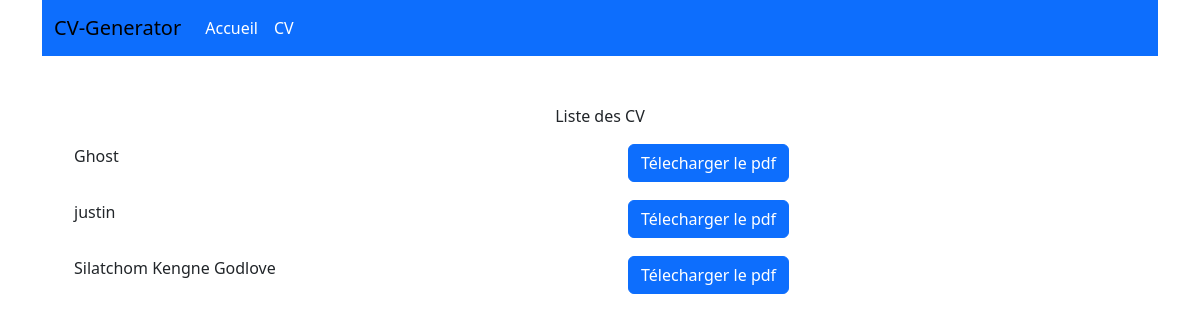
The page /cv-list/ on the database as committed earlier.
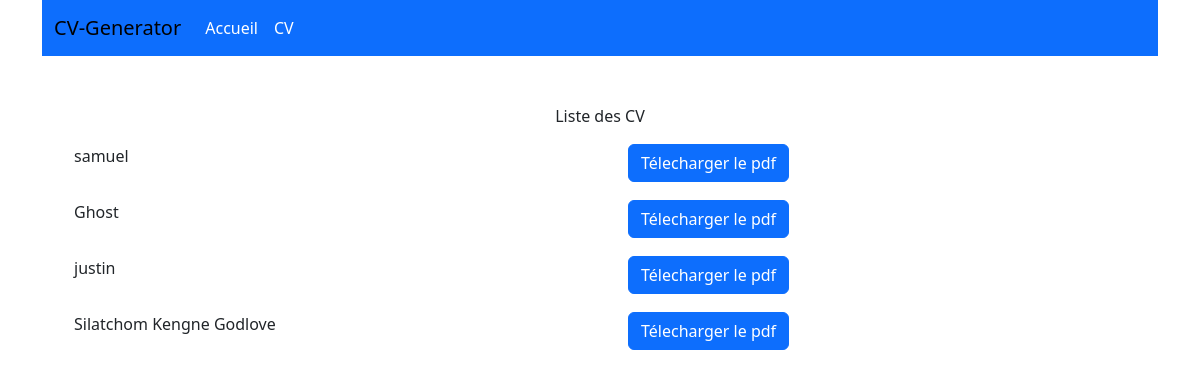
The same page on the database as committed later.
### pdf/models.py (models this page shows, shortened)
class Profile(models.Model):
    name = models.CharField(max_length=200)
    email = models.EmailField()
    phone = models.CharField(max_length=100)
    address = models.CharField(max_length=200)
    competance = models.CharField(max_length=1000)
    langue = models.CharField(max_length=500)
    interet = models.CharField(max_length=500)
    objectif = models.TextField()
    experience = models.TextField()
    education = models.TextField()
    projet = models.TextField()
    date_added = models.DateTimeField(auto_now_add=True)
    class Meta:
        ordering = ['-date_added']
    def get_absolute_url(self):
        return reverse("download", kwargs={"id": self.id})

### pdf/views.py (the view)
# urls.py: path("cv-list/", views.cv_list, name="list")
def cv_list(request):
    profile = Profile.objects.all()
    return render(request, "pdf/list.html", {"profiles":profile})

### pdf/templates/pdf/list.html
{% extends "pdf/base.html" %}
{% block content %}
<div class="col-md-12 mt-5">
    <p class="text-center">Liste des CV</p>
    <ul class="">
        {% for profile in profiles %}
        <li class="row mb-3">
            <div class="col-md-6">
                <p>{{ profile.name }}</p>
            </div>
            <div class="col-md-6">
                <a href="{{ profile.get_absolute_url }}" class="btn btn-primary text-white">Télecharger le pdf</a>
            </div>
        </li>
        {% empty %}
        <p class="">Vous n'avez pas encore créé de CV</p>
        {% endfor %}
    </ul>
</div>
{% endblock content %}

Rows that differ between the two databases and show on the page:
added Profile: name "samuel"
